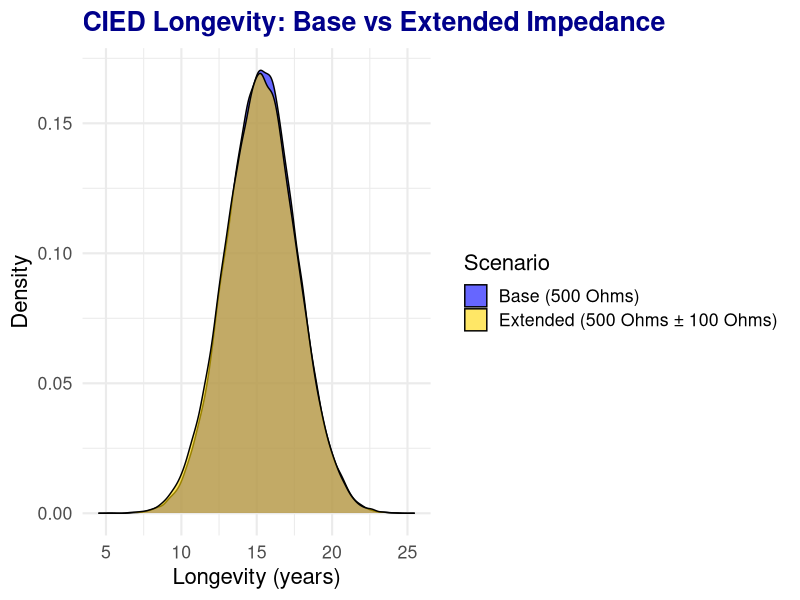

R code for this plot:
## ---- chunk 1
library(ggplot2)

# Demo dataset for plot
set.seed(1)
n_per_group <- 50000
results <- data.frame(
  long_years = c(
    rnorm(n_per_group, mean = 15.33, sd = 2.31),
    rnorm(n_per_group, mean = 15.26, sd = 2.37)
  ),
  scenario = factor(rep(c("Base (500 Ohms)", "Extended (500 Ohms ± 100 Ohms)"), each = n_per_group))
)
## ---- chunk 2
p_current <- function(v, pw_ms, r_ohm, hr = 60, 
                      pace_fraction = 0.3){
  pw_sec  <- pw_ms / 1000
  i_pulse <- v / r_ohm
  q       <- i_pulse * pw_sec
  q_micro <- q * 1e6
  (q_micro * hr * pace_fraction) / 60
}
## ---- chunk 3
long <- function(i_background, i_pacing, 
                 i_options, c_mah){
  c_uah      <- c_mah * 1000
  i_total    <- i_background + i_pacing + 
    i_options
  PCI        <- i_total / c_uah
  long_hours <- 1 / PCI
  long_hours / 8760
}
## ---- chunk 4
ggplot(results, aes(x = long_years, fill = scenario)) +
  geom_density(alpha = 0.6) +
  scale_fill_manual(values = c("blue", "gold")) +
  labs(
    title = "CIED Longevity: Base vs Extended Impedance",
    x = "Longevity (years)",
    y = "Density",
    fill = "Scenario"
  ) +
  theme_minimal(base_size = 16) +
  theme(
    plot.title = element_text(color = "darkblue", face="bold"),
    axis.title = element_text(color = "black")
  )
